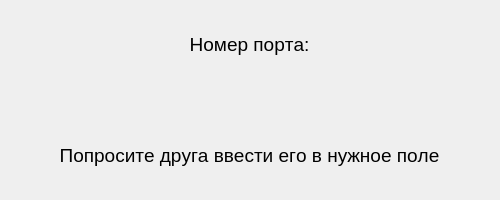
<?xml version="1.0" encoding="UTF-8"?>
<ui version="4.0">
 <class>ServerWindow</class>
 <widget class="QWidget" name="ServerWindow">
  <property name="geometry">
   <rect>
    <x>0</x>
    <y>0</y>
    <width>500</width>
    <height>200</height>
   </rect>
  </property>
  <property name="font">
   <font>
    <pointsize>14</pointsize>
    <kerning>false</kerning>
   </font>
  </property>
  <property name="windowTitle">
   <string>Form</string>
  </property>
  <widget class="QWidget" name="verticalLayoutWidget">
   <property name="geometry">
    <rect>
     <x>-1</x>
     <y>-1</y>
     <width>501</width>
     <height>201</height>
    </rect>
   </property>
   <layout class="QVBoxLayout" name="verticalLayout">
    <item>
     <spacer name="horizontalSpacer">
      <property name="orientation">
       <enum>Qt::Horizontal</enum>
      </property>
      <property name="sizeHint" stdset="0">
       <size>
        <width>40</width>
        <height>20</height>
       </size>
      </property>
     </spacer>
    </item>
    <item>
     <widget class="QLabel" name="expl_label">
      <property name="text">
       <string>Номер порта:</string>
      </property>
      <property name="alignment">
       <set>Qt::AlignCenter</set>
      </property>
     </widget>
    </item>
    <item>
     <widget class="QLabel" name="address">
      <property name="text">
       <string/>
      </property>
      <property name="alignment">
       <set>Qt::AlignCenter</set>
      </property>
     </widget>
    </item>
    <item>
     <widget class="QLabel" name="expl_label_2">
      <property name="text">
       <string>Попросите друга ввести его в нужное поле</string>
      </property>
      <property name="alignment">
       <set>Qt::AlignCenter</set>
      </property>
     </widget>
    </item>
    <item>
     <spacer name="horizontalSpacer_2">
      <property name="orientation">
       <enum>Qt::Horizontal</enum>
      </property>
      <property name="sizeHint" stdset="0">
       <size>
        <width>40</width>
        <height>20</height>
       </size>
      </property>
     </spacer>
    </item>
   </layout>
  </widget>
 </widget>
 <resources/>
 <connections/>
</ui>
